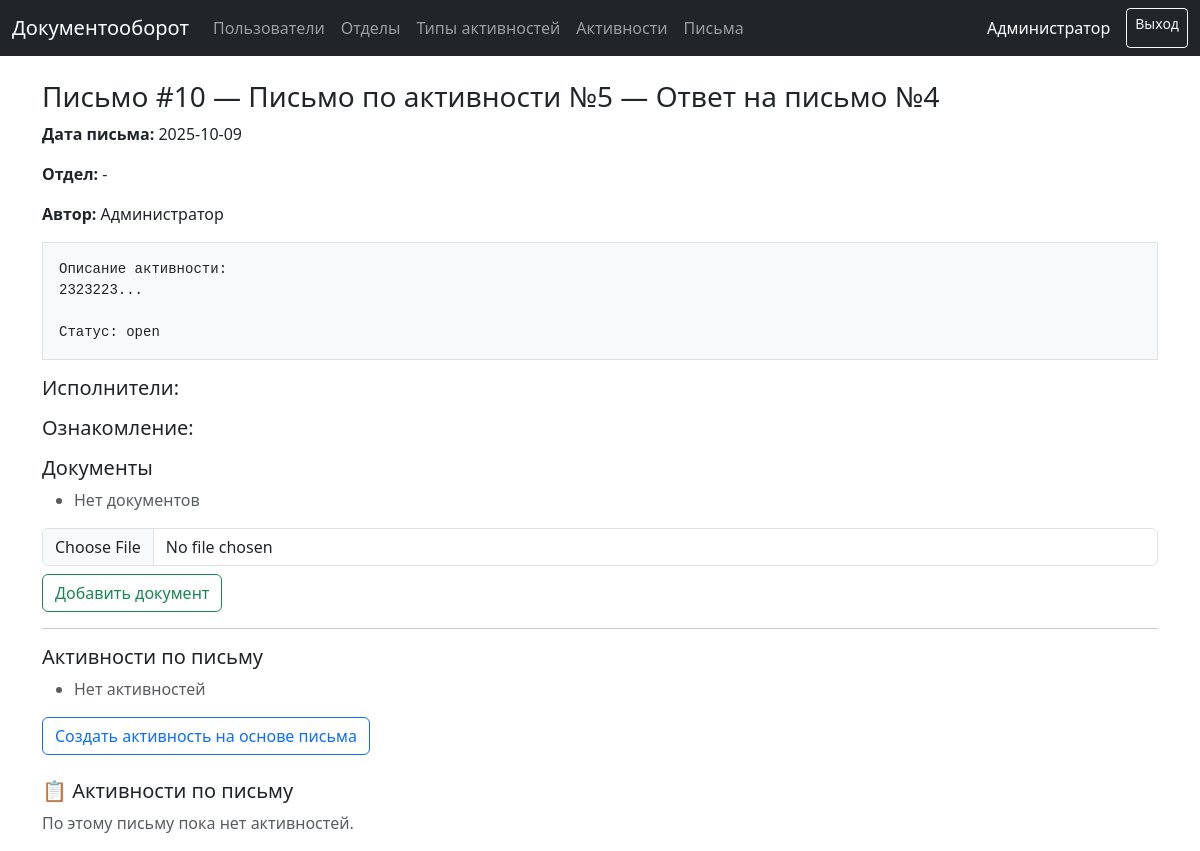
Page /letters/10 (signed in) on the committed database.
### models.py (models this page shows, shortened)
class User(UserMixin, db.Model):
    __tablename__ = "users"
    id = db.Column(db.Integer, primary_key=True)
    full_name = db.Column(db.String(255), nullable=False)
    username = db.Column(db.String(120), unique=True, nullable=False)
    password_hash = db.Column(db.String(255), nullable=False)
    role = db.Column(db.String(20), nullable=False, default="worker")
    department_id = db.Column(db.Integer, db.ForeignKey("departments.id"))
    is_approved = db.Column(db.Boolean, default=False, nullable=False)
    created_at = db.Column(db.DateTime, default=dt.datetime.utcnow)
    department = db.relationship("Department", backref="users")

class Letter(db.Model):
    __tablename__ = "letters"
    id = db.Column(db.Integer, primary_key=True)
    subject = db.Column(db.String(255), nullable=False)
    body = db.Column(db.Text)
    author_id = db.Column(db.Integer, db.ForeignKey("users.id"))
    departments = db.relationship(
        "Department",
        secondary="letter_departments",
        backref="letters"
    )
    letter_date = db.Column(db.Date)
    created_at = db.Column(db.DateTime, default=dt.datetime.utcnow)
    author = db.relationship("User", backref="letters")
    recipients = db.relationship("LetterRecipient", backref="letter", cascade="all, delete")
    documents = db.relationship("LetterDocument", backref="letter", cascade="all, delete")
    activities = db.relationship(
        "Activity",
        secondary=LetterActivityLink,
        back_populates="letters"
    )

### app.py (the view)
@app.get("/letters/<int:letter_id>")
@login_required
def letter_view(letter_id):
    le = Letter.query.get_or_404(letter_id)
    deps = Department.query.all()
    return render_template("letter_view.html", le=le, deps=deps, title=f"Письмо #{le.id}")

### app.py (called while the page is built)
@login_manager.user_loader
def load_user(user_id: str):
    return User.query.get(int(user_id))

@app.context_processor
def inject_now():
    from datetime import datetime
    return {'now': datetime.now}

### templates/letter_view.html (shortened to what this page needs)
{% extends 'layout.html' %}
{% block content %}
<h3>Письмо #{{ le.id }} — {{ le.subject }}</h3>
<p><strong>Дата письма:</strong> {{ le.letter_date }}</p>
<p><strong>Отдел:</strong> {{ le.department.name if le.department else '-' }}</p>
<p><strong>Автор:</strong> {{ le.author.full_name }}</p>
<pre class="border p-3 bg-light">{{ le.body }}</pre>
<h5>Исполнители:</h5>
<h5>Ознакомление:</h5>
<h5>Документы</h5>
<ul>
{% for d in le.documents %}
  <li><a href="{{ url_for('static', filename=d.filepath) }}" target="_blank">{{ d.filename }}</a></li>
{% else %}
  <li class="text-muted">Нет документов</li>
{% endfor %}
</ul>
<form method="post" enctype="multipart/form-data" action="{{ url_for('upload_letter_doc', letter_id=le.id) }}">
  <input type="file" name="file" class="form-control mb-2" required>
  <button class="btn btn-outline-success">Добавить документ</button>
</form>
<hr>
<h5>Активности по письму</h5>
<ul>
{% for a in le.activities %}
  <li><a href="{{ url_for('activity_view', activity_id=a.id) }}">{{ a.title }}</a></li>
{% else %}
  <li class="text-muted">Нет активностей</li>
{% endfor %}
</ul>
<form method="post" action="{{ url_for('create_activity_from_letter', letter_id=le.id) }}">
  <button class="btn btn-outline-primary">Создать активность на основе письма</button>
</form>
<h5 class="mt-4">📋 Активности по письму</h5>
{% if le.activities %}
  <ul class="list-group mb-3">
    {% for a in le.activities %}
      <li class="list-group-item d-flex justify-content-between align-items-center">
        <div>
          <strong>{{ a.title }}</strong><br>
          <small class="text-muted">{{ a.status }}</small>
        </div>
        <a href="{{ url_for('activity_view', activity_id=a.id) }}" class="btn btn-sm btn-outline-primary">
          Открыть
        </a>
      </li>
    {% endfor %}
  </ul>
{% else %}
  <p class="text-muted">По этому письму пока нет активностей.</p>
{% endif %}
{% endblock %}

### templates/layout.html (shortened to what this page needs)
<!DOCTYPE html>
<html lang="ru">
<head>
  <link href="https://cdn.jsdelivr.net/npm/bootstrap@5.3.0/dist/css/bootstrap.min.css" rel="stylesheet">
</head>
<body>
<nav class="navbar navbar-expand-lg navbar-dark bg-dark mb-4">
  <div class="container-fluid">
    <a class="navbar-brand" href="/">Документооборот</a>
    {% if current_user.is_authenticated %}
      <ul class="navbar-nav me-auto mb-2 mb-lg-0">
        {% if current_user.role == 'admin' %}
          <li class="nav-item"><a class="nav-link" href="{{ url_for('admin_users') }}">Пользователи</a></li>
          <li class="nav-item"><a class="nav-link" href="{{ url_for('admin_departments') }}">Отделы</a></li>
          <li class="nav-item"><a class="nav-link" href="{{ url_for('admin_activity_types') }}">Типы активностей</a></li>
        {% endif %}
        <li class="nav-item"><a class="nav-link" href="{{ url_for('activities_page') }}">Активности</a></li>
        <li class="nav-item"><a class="nav-link" href="{{ url_for('letters_page') }}">Письма</a></li>
      </ul>
      <div class="d-flex">
        <span class="navbar-text me-3 text-white">{{ current_user.full_name }}</span>
        <a class="btn btn-outline-light btn-sm" href="{{ url_for('logout') }}">Выход</a>
      </div>
    {% endif %}
  </div>
</nav>
<div class="container">
  {% block content %}{% endblock %}
</div>
</body>
</html>

### rows in the picture
User: full_name "Администратор", author.full_name "Администратор"
Letter: id "10", subject "Письмо по активности №5 — Ответ на письмо №4", letter_date "2025-10-09", body "Описание активности: 2323223... Статус: open"

### other values in the picture
{{ le.department.name if le.department else '-' }} "-"
